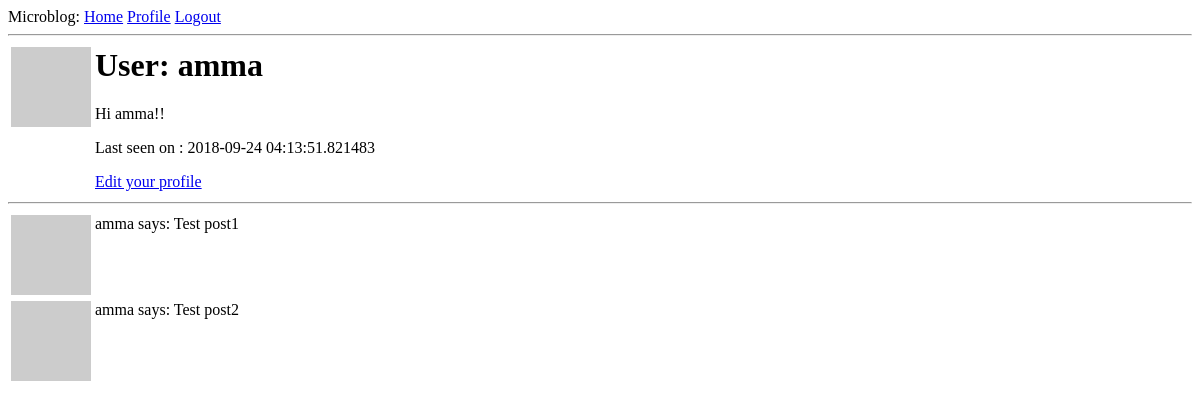
Page /user/amma (signed in) on the earlier database version.
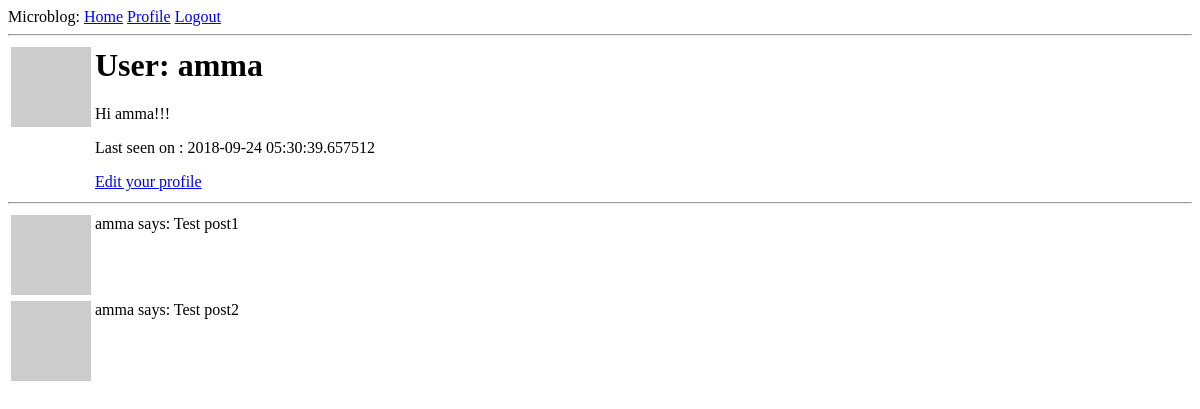
Same page on the later database version.
### app/models.py (models this page shows, shortened)
class User(UserMixin, db.Model):
    id              = db.Column(db.Integer, primary_key=True)
    username        = db.Column(db.String(64), index=True, unique=True)
    email           = db.Column(db.String(120), index=True, unique=True)
    password_hash   = db.Column(db.String(128))
    posts           = db.relationship('Post',backref='author',lazy='dynamic')
    about_me        = db.Column(db.String(140))
    last_seen       = db.Column(db.DateTime, default=datetime.utcnow())
    def avatar(self, size):
        md5=hashlib.md5
        digest = md5(self.email.lower().encode('utf-8')).hexdigest()
        return 'https://www.gravatar.com/avatar/{}?d=identicon&s={}'.format(
            digest, size)

### app/routes.py (the view)
@app.route('/user/<username>')
@login_required
def user(username):
    user = User.query.filter_by(username=username).first_or_404()
    posts = [
        {
            'author':user,
            'body' : 'Test post1'
        },
        {
            'author':user,
            'body' : 'Test post2'
        }
    ]
    return render_template('user.html',posts=posts,user=user)

### app/models.py (called while the page is built)
@login.user_loader
def load_user(id):
    return User.query.get(int(id))

### app/routes.py (called while the page is built)
@app.before_request
def before_request():
    if current_user.is_authenticated:
        current_user.last_seen = datetime.utcnow()
        db.session.commit()

### app/templates/user.html
{% extends "base.html" %}
{% block content%}
<table>
  <tr valign="top">
      <td><img src="{{user.avatar(128)}}"></td>
      <td>
        <h1>User: {{user.username}}</h1>
        {% if user.about_me %} <p> {{user.about_me}} </p>{% endif %}
        {% if user.last_seen %} <p> Last seen on : {{user.last_seen}} </p>{% endif %}
        {% if user == current_user %}
        <p><a href="{{url_for('edit_profile')}}">Edit your profile</p></a>{% endif%}
      </td>
  </tr>
</table>
  <hr>
  {%for post in posts%}
    {% include "_posts.html"%}
  {% endfor %}
{% endblock %}

### app/templates/base.html (shortened to what this page needs)
<html>
    <head>
    </head>
    <body>
        <div>Microblog:
          <a href={{url_for('index')}}>Home</a>
          {% if current_user.is_anonymous %}
          <a href={{url_for('login')}}>Login</a>
          {% else %}
          <a href="{{url_for('user', username=current_user.username)}}">Profile</a>
          <a href={{url_for('logout')}}>Logout</a>
          {% endif %}
        </div>
        <hr>
        {% block content %}{% endblock %}
    </body>
</html>

### app/templates/_posts.html
<table>
<tr valign="top">
  <td><img src="{{user.avatar(32)}}"></td>
  <td><p>{{post.author.username}} says: {{ post.body }} <br></p></td>
  </tr>
</table>

Differences in the rows shown:
changed User "amma": about_me "Hi amma!!" → "Hi amma!!!"; last_seen "2018-09-24 04:13:51.821483" → "2018-09-24 05:30:39.657512"
